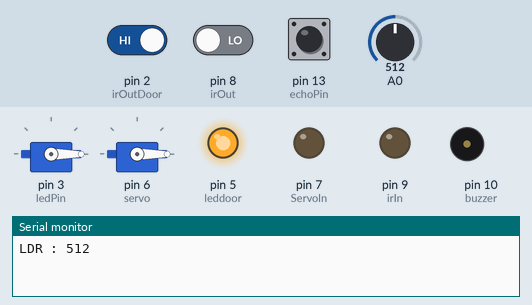
Recording of a sketch running on a simulated Arduino Uno, built with avr-gcc and run on an emulated ATmega328P. Shown: 2 × servo, output pins drawn as LEDs (lit = HIGH), buzzer (waves = sounding, pin HIGH), the last lines printed to the serial monitor. Inputs (shaded band) come from the test bench; at power-on: pin 13 (echoPin) LOW, pin 2 (irOutDoor) HIGH, pin 8 (irOut) LOW, A0 = 512. Pins used as bus, display or sensor lines are not drawn.

Above: at 10.4 s.
10.5 s: pin 13 (echoPin) pulsed HIGH 2 times (0.12 s each, 0.3 s apart)
At 11.7 s:
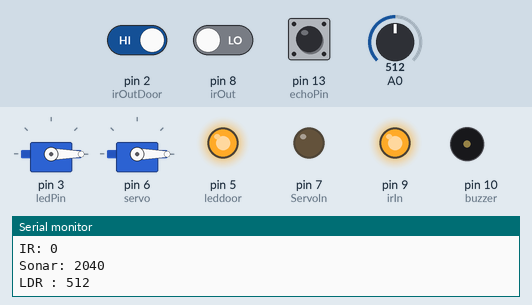
At 12.5 s:
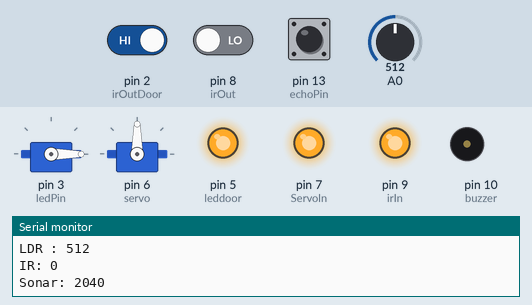
Timing chart, 0 to 20.0 s (numbered marks = the images above; inputs shaded):
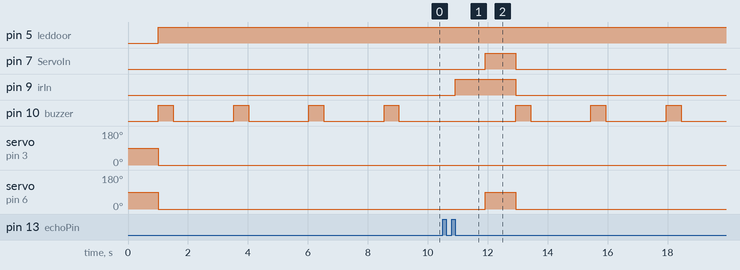

Measured:
- after the input at 10.5 s, pin 7 (ServoIn): LOW → HIGH after 1.4 s, → LOW 1.0 s later; pin 9 (irIn): LOW → HIGH after 0.42 s, → LOW 2.0 s later; servo on pin 6 (servo): 0° → 90° after 1.4 s, → 0° 1.0 s later
- by itself, pin 10 (buzzer): alternates HIGH for 0.50 s and LOW for 2.0 s

The sketch:

SmartBinWithLDRandDoor.ino
```cpp
#include <Servo.h>
Servo servo;
Servo servoDoor;

//Sonar
const int echoPin = 13;
const int trigPin = 12;

//Signal
const int ledPin = 3;
const int buzzer = 10;

//IR
const int irIn = 9;
const int irOut = 8;

//
const int ServoIn = 7;

//defines variables
long duration;
int distance;
int safetyDistance;
int irDistance;
int trigger_distance;


#define irOutDoor 2

//ldr
#define ldrOUT  A0
int leddoor = 5;


void setup() {
  //Sonar
  pinMode(trigPin, OUTPUT);
  pinMode(echoPin, INPUT);
  pinMode(HIGH, 1);
  digitalWrite(1, HIGH);


  //Output
  pinMode(buzzer, OUTPUT);
  pinMode(ledPin, OUTPUT);

  //IR - Bin
  pinMode(irIn, OUTPUT);
  pinMode(irOut, INPUT);

  //IR - Door

  //LDR
  pinMode(leddoor,OUTPUT);

  //Servo
  pinMode(ServoIn, OUTPUT);

  servoDoor.attach(3);
  servo.attach(6);
  servoDoor.attach(3);
  Serial.begin(9600); // Starts the serial communication
}


void loop() {

// Sets the trigPin on HIGH state for 10 micro seconds
digitalWrite(trigPin, HIGH);
delay(10);
digitalWrite(trigPin, LOW);


// Reads the echoPin, returns the sound wave travel time in microseconds
duration = pulseIn(echoPin, HIGH);

// Calculating the distance
distance= duration*0.034/2;

trigger_distance = 4;

  //IR - Door
  if(digitalRead(irOutDoor)==0){
    servoDoor.write(90);
  }
  else{
    servoDoor.write(0);
  }

  //LDR

  Serial.print("LDR : ");
  Serial.println(analogRead(A0));
  if(analogRead(A0)<900){
    digitalWrite(leddoor,HIGH);
  }
  else{

    digitalWrite(leddoor,LOW);
  }

if (distance <= trigger_distance){
  digitalWrite(irIn, LOW);
  digitalWrite(ServoIn, LOW);
  servo.write(0);

  while(distance<=trigger_distance){
    digitalWrite(buzzer, HIGH);
    digitalWrite(ledPin, HIGH);
    delay(500);
    digitalWrite(buzzer, LOW);
    digitalWrite(ledPin, LOW);
    delay(1000);
    digitalWrite(trigPin, HIGH);
    delay(10);
    digitalWrite(trigPin, LOW);

    // Reads the echoPin, returns the sound wave travel time in microseconds
    duration = pulseIn(echoPin, HIGH);
    distance= duration*0.034/2;
  }
}
else{
  digitalWrite(buzzer, LOW);
  digitalWrite(ledPin, LOW);
  digitalWrite(irIn, HIGH);
  delay(1000);
  irDistance = digitalRead(irOut);

  if (irDistance == 0){
    digitalWrite(ServoIn, HIGH);
    servo.write(90);

   }
   else if(irDistance == 1){
    servo.write(0);
    digitalWrite(ServoIn, LOW);

   }

}

// Prints the distance on the Serial Monitor
Serial.print("IR: ");
Serial.println(irDistance);
Serial.print("Sonar: ");
Serial.println(distance);

}
```
